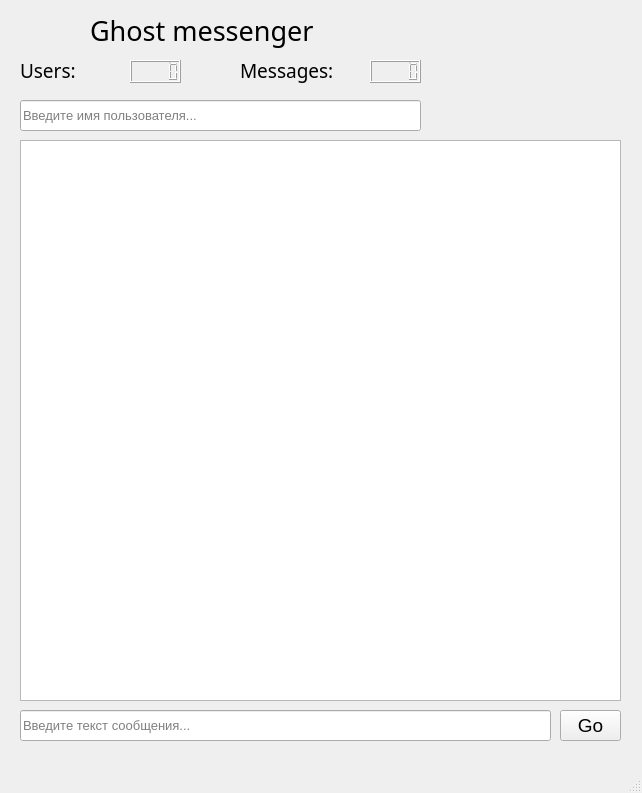
<?xml version="1.0" encoding="UTF-8"?>
<ui version="4.0">
 <class>MainWindow</class>
 <widget class="QMainWindow" name="MainWindow">
  <property name="geometry">
   <rect>
    <x>0</x>
    <y>0</y>
    <width>642</width>
    <height>793</height>
   </rect>
  </property>
  <property name="font">
   <font>
    <pointsize>20</pointsize>
   </font>
  </property>
  <property name="windowTitle">
   <string>MainWindow</string>
  </property>
  <widget class="QWidget" name="centralwidget">
   <widget class="QLabel" name="NameMessenger">
    <property name="geometry">
     <rect>
      <x>90</x>
      <y>10</y>
      <width>291</width>
      <height>41</height>
     </rect>
    </property>
    <property name="font">
     <font>
      <family>MS PGothic</family>
     </font>
    </property>
    <property name="text">
     <string>Ghost messenger</string>
    </property>
    <property name="textFormat">
     <enum>Qt::PlainText</enum>
    </property>
   </widget>
   <widget class="QLabel" name="BatPicture">
    <property name="enabled">
     <bool>true</bool>
    </property>
    <property name="geometry">
     <rect>
      <x>440</x>
      <y>10</y>
      <width>181</width>
      <height>121</height>
     </rect>
    </property>
    <property name="text">
     <string>&lt;!DOCTYPE HTML PUBLIC &quot;-//W3C//DTD HTML 4.0//EN&quot; &quot;http://www.w3.org/TR/REC-html40/strict.dtd&quot;&gt;
&lt;html&gt;&lt;head&gt;&lt;meta name=&quot;qrichtext&quot; content=&quot;1&quot; /&gt;&lt;style type=&quot;text/css&quot;&gt;
p, li { white-space: pre-wrap; }
&lt;/style&gt;&lt;/head&gt;&lt;body style=&quot; font-family:'MS Shell Dlg 2'; font-size:20pt; font-weight:400; font-style:normal;&quot;&gt;
&lt;p style=&quot; margin-top:0px; margin-bottom:0px; margin-left:0px; margin-right:0px; -qt-block-indent:0; text-indent:0px;&quot;&gt;&lt;img src=&quot;:/newPrefix/bat.jpg&quot; /&gt;&lt;/p&gt;&lt;/body&gt;&lt;/html&gt;</string>
    </property>
   </widget>
   <widget class="QTextBrowser" name="textBrowser">
    <property name="enabled">
     <bool>true</bool>
    </property>
    <property name="geometry">
     <rect>
      <x>20</x>
      <y>140</y>
      <width>601</width>
      <height>561</height>
     </rect>
    </property>
    <property name="font">
     <font>
      <family>MS Shell Dlg 2</family>
      <pointsize>13</pointsize>
      <weight>50</weight>
      <bold>false</bold>
      <stylestrategy>NoAntialias</stylestrategy>
      <kerning>true</kerning>
     </font>
    </property>
    <property name="cursor" stdset="0">
     <cursorShape>ArrowCursor</cursorShape>
    </property>
    <property name="acceptDrops">
     <bool>true</bool>
    </property>
    <property name="html">
     <string>&lt;!DOCTYPE HTML PUBLIC &quot;-//W3C//DTD HTML 4.0//EN&quot; &quot;http://www.w3.org/TR/REC-html40/strict.dtd&quot;&gt;
&lt;html&gt;&lt;head&gt;&lt;meta name=&quot;qrichtext&quot; content=&quot;1&quot; /&gt;&lt;style type=&quot;text/css&quot;&gt;
p, li { white-space: pre-wrap; }
&lt;/style&gt;&lt;/head&gt;&lt;body style=&quot; font-family:'MS Shell Dlg 2'; font-size:13pt; font-weight:400; font-style:normal;&quot;&gt;
&lt;p style=&quot;-qt-paragraph-type:empty; margin-top:0px; margin-bottom:0px; margin-left:0px; margin-right:0px; -qt-block-indent:0; text-indent:0px;&quot;&gt;&lt;br /&gt;&lt;/p&gt;&lt;/body&gt;&lt;/html&gt;</string>
    </property>
   </widget>
   <widget class="QLineEdit" name="NameEdit">
    <property name="geometry">
     <rect>
      <x>20</x>
      <y>100</y>
      <width>401</width>
      <height>31</height>
     </rect>
    </property>
    <property name="font">
     <font>
      <pointsize>10</pointsize>
     </font>
    </property>
    <property name="text">
     <string/>
    </property>
    <property name="placeholderText">
     <string>Введите имя пользователя...</string>
    </property>
   </widget>
   <widget class="QLCDNumber" name="UsersNumber">
    <property name="geometry">
     <rect>
      <x>130</x>
      <y>60</y>
      <width>51</width>
      <height>23</height>
     </rect>
    </property>
   </widget>
   <widget class="QLCDNumber" name="MessagesNumber">
    <property name="geometry">
     <rect>
      <x>370</x>
      <y>60</y>
      <width>51</width>
      <height>23</height>
     </rect>
    </property>
   </widget>
   <widget class="QLabel" name="label_3">
    <property name="geometry">
     <rect>
      <x>20</x>
      <y>55</y>
      <width>71</width>
      <height>31</height>
     </rect>
    </property>
    <property name="font">
     <font>
      <family>MS PGothic</family>
      <pointsize>14</pointsize>
     </font>
    </property>
    <property name="text">
     <string>Users:</string>
    </property>
    <property name="textFormat">
     <enum>Qt::PlainText</enum>
    </property>
   </widget>
   <widget class="QLabel" name="label_4">
    <property name="geometry">
     <rect>
      <x>240</x>
      <y>55</y>
      <width>111</width>
      <height>31</height>
     </rect>
    </property>
    <property name="font">
     <font>
      <family>MS PGothic</family>
      <pointsize>14</pointsize>
     </font>
    </property>
    <property name="text">
     <string>Messages:</string>
    </property>
    <property name="textFormat">
     <enum>Qt::PlainText</enum>
    </property>
   </widget>
   <widget class="QLineEdit" name="messegeEdit">
    <property name="geometry">
     <rect>
      <x>20</x>
      <y>710</y>
      <width>531</width>
      <height>31</height>
     </rect>
    </property>
    <property name="font">
     <font>
      <pointsize>10</pointsize>
     </font>
    </property>
    <property name="text">
     <string/>
    </property>
    <property name="placeholderText">
     <string>Введите текст сообщения...</string>
    </property>
   </widget>
   <widget class="QPushButton" name="GoButton">
    <property name="geometry">
     <rect>
      <x>560</x>
      <y>710</y>
      <width>61</width>
      <height>31</height>
     </rect>
    </property>
    <property name="font">
     <font>
      <pointsize>14</pointsize>
     </font>
    </property>
    <property name="text">
     <string>Go</string>
    </property>
   </widget>
  </widget>
  <widget class="QStatusBar" name="statusbar"/>
 </widget>
 <resources>
  <include location="resimg.qrc"/>
 </resources>
 <connections/>
</ui>
